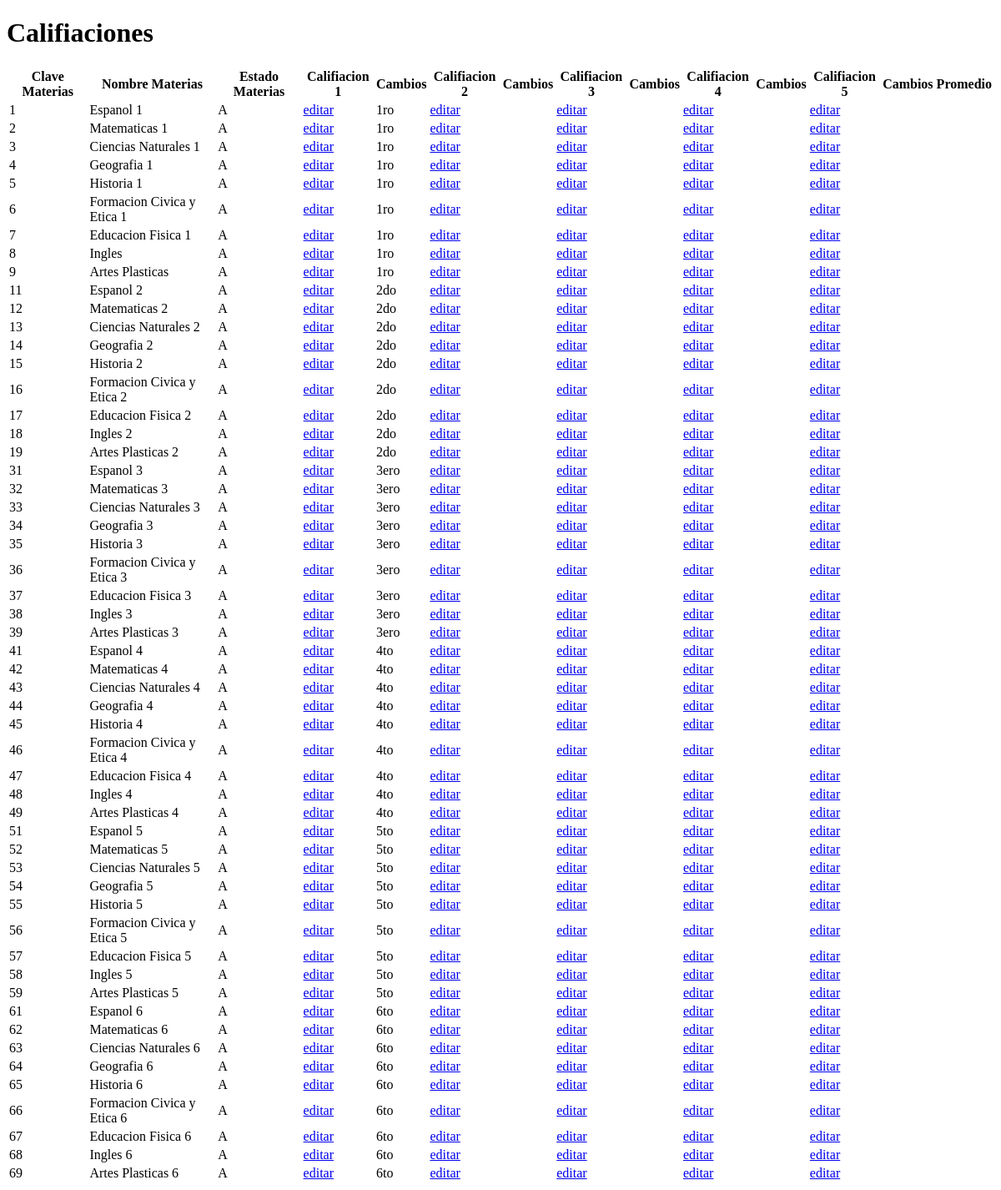
/calificaciones, run on an earlier commit of the app's database.
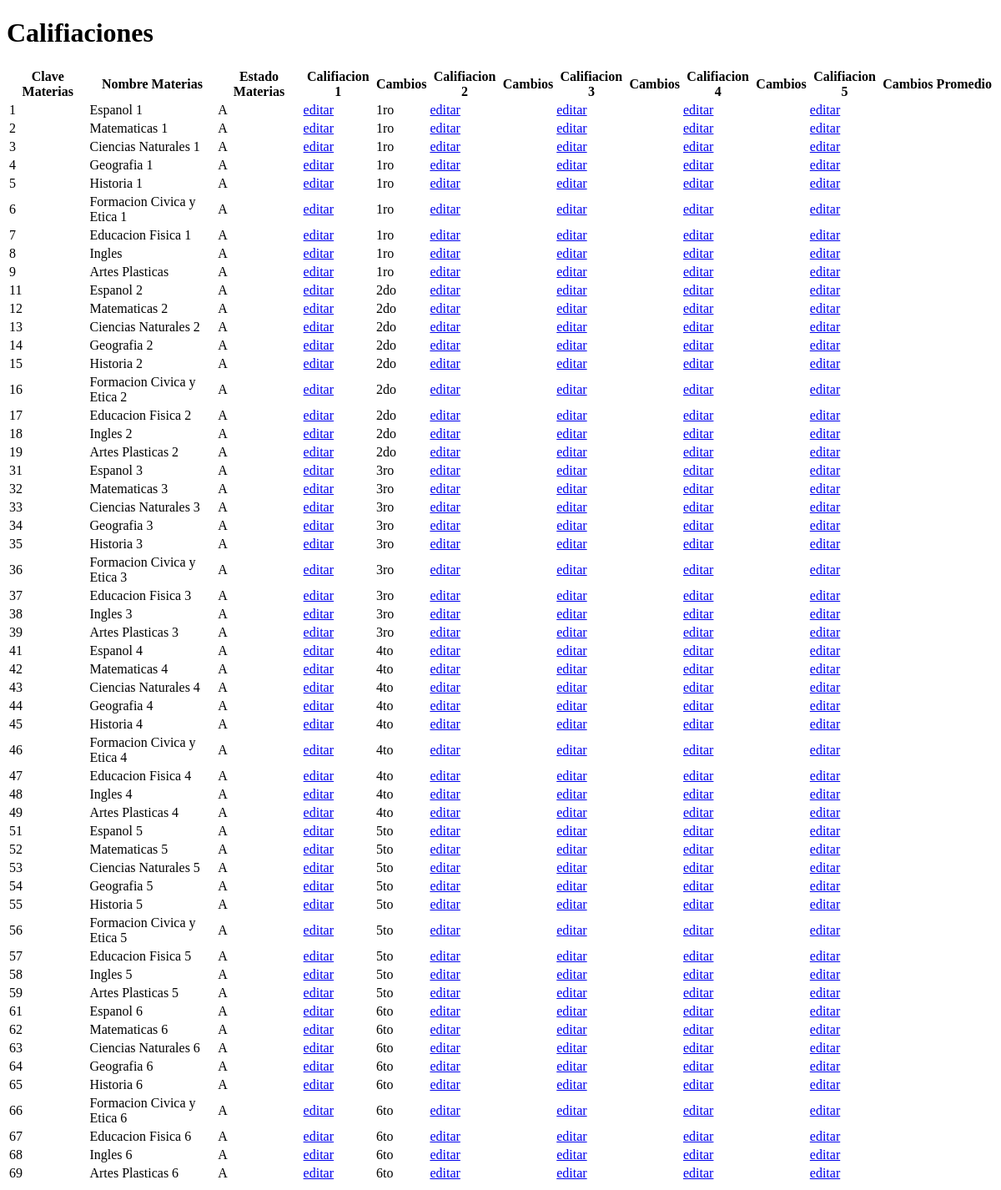
And on a later commit of the database.
### tables this page shows
CREATE TABLE materia(
    materia_ID NUMBER(30) PRIMARY KEY,
    nombre VARCHAR(30) NOT NULL,
    estado CHAR(2),
    grado VARCHAR2(5),
    CONSTRAINT estado_ck CHECK(estado IN ('A', 'S', 'B'))
);

### app.py (the view)
@app.route('/calificaciones')
def calificaciones():
    calificaciones = coneccion.consulta_materias()
    return render_template('calif.html', calif = calificaciones)

### models.py (called while the page is built)
def consulta_materias():
    con = sql.connect("DB/baseConeyotl.db")
    cursor = con.cursor()
    cursor.execute("SELECT * FROM materia")
    datos_materia = cursor.fetchall()
    print(datos_materia)
    con.commit()
    con.close()
    return datos_materia

### templates/calif.html (shortened to what this page needs)
<!DOCTYPE html>
<html lang="en">
<head>
</head>
<h1>Califiaciones</h1>
<table>
    <thead>
        <tr>
            <th>Clave Materias</th>
            <th>Nombre Materias</th>
            <th>Estado Materias</th>
            <th>Califiacion 1</th>
            <th>Cambios </th>
            <th>Califiacion 2</th>
            <th> Cambios </th>
            <th>Califiacion 3</th>
            <th> Cambios </th>
            <th>Califiacion 4</th>
            <th> Cambios </th>
            <th>Califiacion 5</th>
            <th> Cambios </th>
            <th>Promedio</th>
        </tr>
    </thead>
    <tbody>
        <tr>
            {% for cal in calif %}
            <td>{{ cal.0 }}</td>
            <td>{{ cal.1 }}</td>
            <td>{{ cal.2 }}</td>
            <td><a href="/edit/{{ cal.0 }}"> editar</a></td>
            <td>{{ cal.3 }}</td>
            <td><a href="/edit/{{ cal.0 }}"> editar</a></td>
            <td>{{ cal.4 }}</td>
            <td><a href="/edit/{{ cal.0 }}"> editar</a></td>
            <td>{{ cal.5 }}</td>
            <td><a href="/edit/{{ cal.0 }}"> editar</a></td>
            <td>{{ cal.6 }}</td>
            <td><a href="/edit/{{ cal.0 }}"> editar</a></td>
            <td>{{ cal.7 }}</td>
        </tr>
        {% endfor %}
    </tbody>
</table>
<body>
</body>
</html>

What changed in the data, as far as the page shows it:
changed materia "Espanol 3": grado "3ero" → "3ro"
changed materia "Matematicas 3": grado "3ero" → "3ro"
changed materia "Ciencias Naturales 3": grado "3ero" → "3ro"
changed materia "Geografia 3": grado "3ero" → "3ro"
changed materia "Historia 3": grado "3ero" → "3ro"
changed materia "Formacion Civica y Etica 3": grado "3ero" → "3ro"
changed materia "Educacion Fisica 3": grado "3ero" → "3ro"
changed materia "Ingles 3": grado "3ero" → "3ro"
changed materia "Artes Plasticas 3": grado "3ero" → "3ro"
